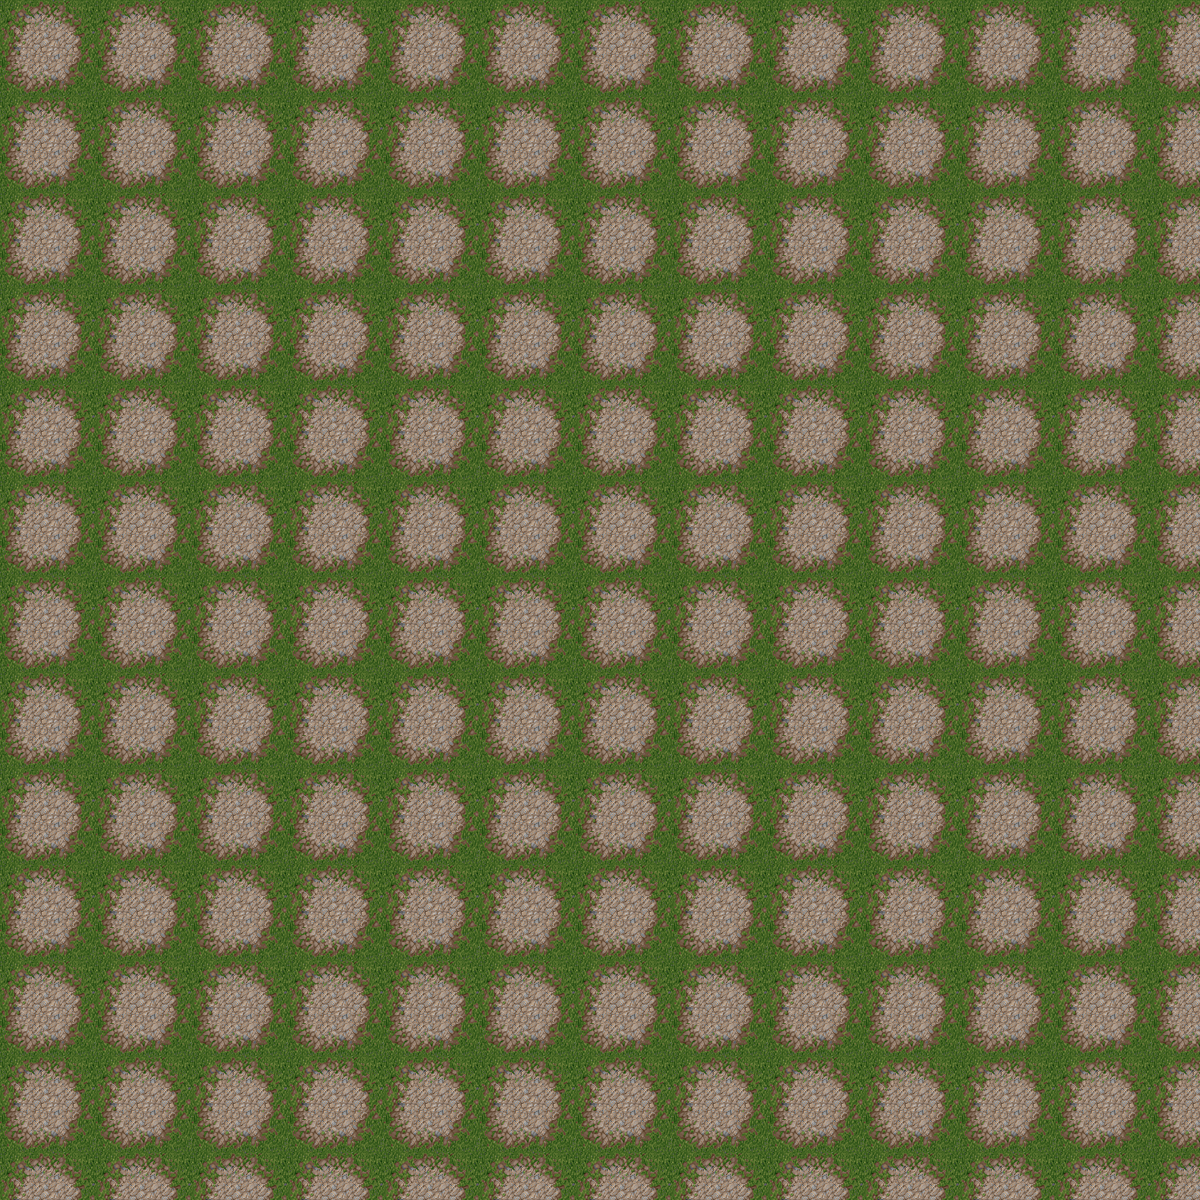

Below is a game level as drawn by its tile map, then a one-line description and the .tmx that defines it (tile-layer data replaced by summaries):
An orthogonal 75x75 tile map with 16x16 px tiles, 1 tile layer (Tile Layer 1).

<map version="1.2" tiledversion="1.2.2" orientation="orthogonal" renderorder="right-down" width="75" height="75" tilewidth="16" tileheight="16" infinite="0" nextlayerid="2" nextobjectid="1">
 <tileset firstgid="1" name="tilset4" tilewidth="16" tileheight="16" tilecount="1024" columns="32">
  <image source="tilset4.png" width="512" height="512" />
 </tileset>
 <layer id="1" name="Tile Layer 1" width="75" height="75">
  <data>[5625 cells, 5625 non-empty, 36 distinct tile ids]</data>
 </layer>
</map>
